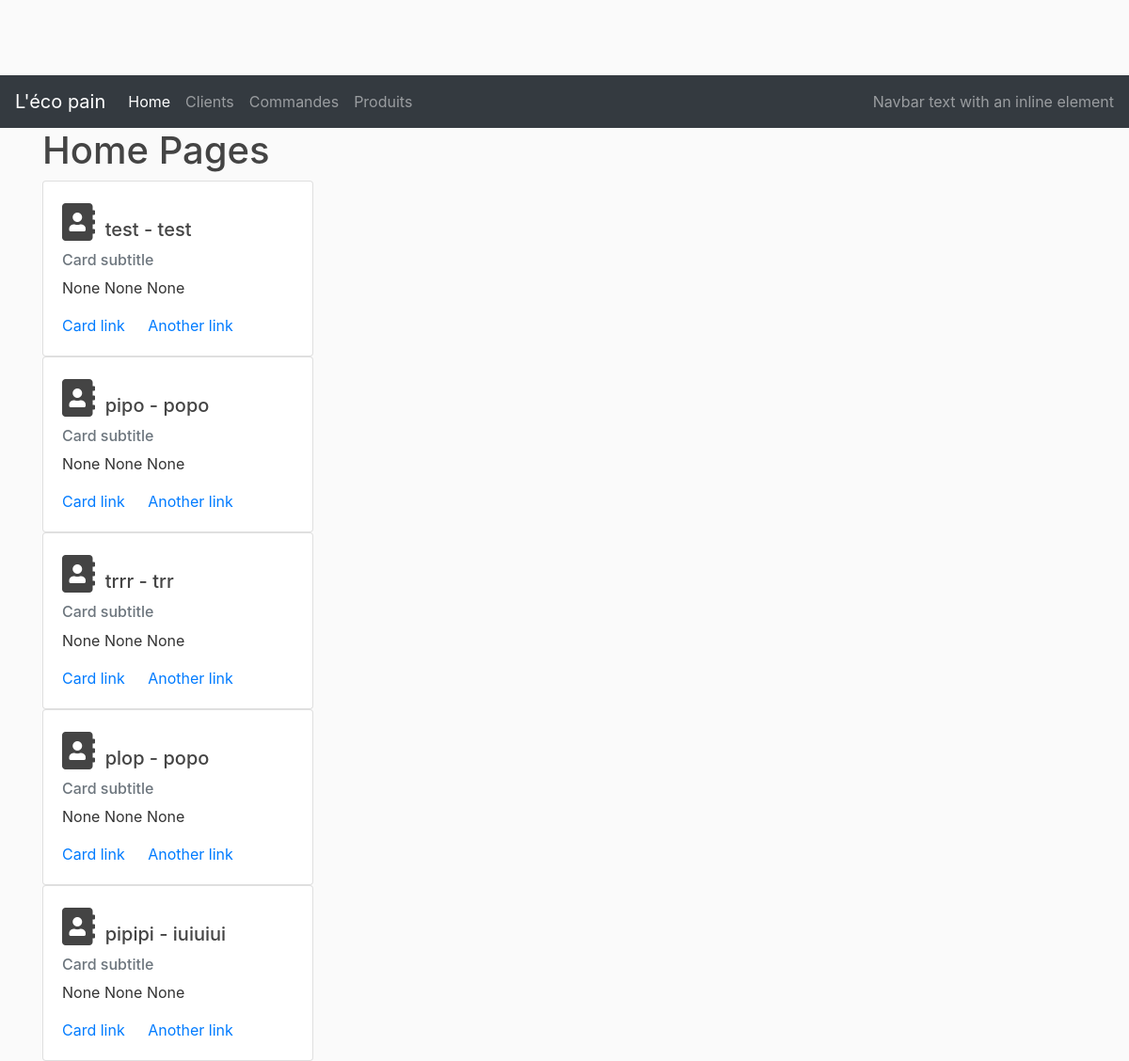
The page /home on the database its author committed.
### lecopain/models.py (models this page shows, shortened)
class Customer(db.Model):
    __tablename__ = 'customers'
    id =  db.Column(db.Integer, primary_key=True)
    firstname = db.Column(db.String(50), nullable=False)
    lastname = db.Column(db.String(50), nullable=False)
    address = db.Column(db.String(200))
    cp = db.Column(db.String(20))
    city = db.Column(db.String(50))
    email = db.Column(db.String(200), nullable=False)
    created_at = db.Column(db.DateTime, nullable=False, default=datetime.utcnow)
    orders = db.relationship('Order', backref='owner', lazy=True)

### lecopain/routes.py (the view)
@app.route("/")
@app.route("/home")
def index():
    customers = Customer.query.all()
    return render_template('index.html', customers=customers)

### lecopain/templates/index.html
{% extends "layout.html" %}
{% block content %}
<h1>Home Pages</h1>
    {% for customer in customers %}
    <div class="card" style="width: 18rem;">
        <div class="card-body">
            <h5 class="card-title">
                    <span style="font-size: 2em;">
                            <i class="fas fa-address-book "></i>
                    </span>
                    {{customer.firstname}} - {{customer.lastname}}</h5>
            <h6 class="card-subtitle mb-2 text-muted">Card subtitle</h6>
            <p class="card-text">{{ customer.address }} {{ customer.cp }} {{ customer.city }}</p>
            <a href="#" class="card-link">Card link</a>
            <a href="#" class="card-link">Another link</a>
        </div>
    </div>
    {% endfor %}
{% endblock %}

### lecopain/static/main.css (style rules this page uses)
body { background: #fafafa; color: #333333; margin-top: 5rem; }
h1, h2, h3, h4, h5, h6 { color:#444444; }

### rows shown on the page
Customer: firstname "test", lastname "test", address "None", cp "None", city "None"
Customer: firstname "pipo", lastname "popo", address "None", cp "None", city "None"
Customer: firstname "trrr", lastname "trr", address "None", cp "None", city "None"
Customer: firstname "plop", lastname "popo", address "None", cp "None", city "None"
Customer: firstname "pipipi", lastname "iuiuiui", address "None", cp "None", city "None"
